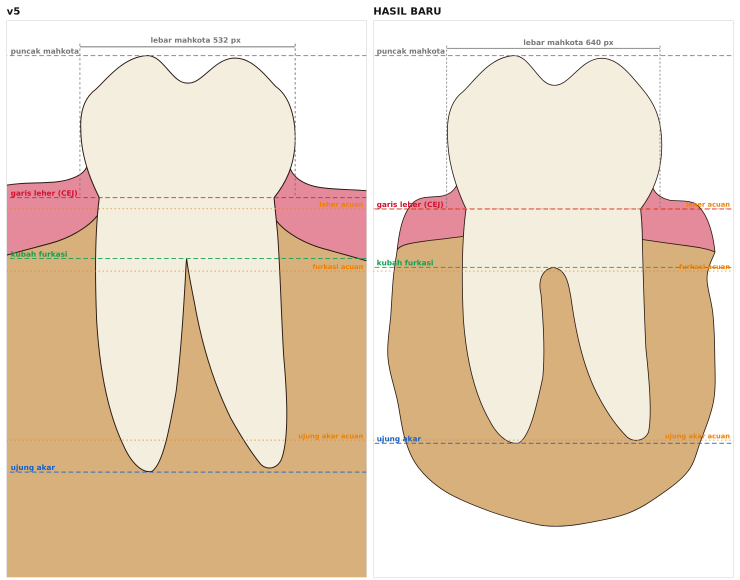
#> input picture brand/anatomy-style/render/siluet-2-v5-vs-baru.png, 2220 x 1740 px, given in place of siluet-ref.png, which was not available (shown at 1/3 size)
$ python bandingkan-siluet.py
#> lines starting #> are read from the running program, lines starting #| are printed output that depends on the picture
"""Perbandingan SILUET (gigi + gusi + massa tulang) dengan LEBAR MAHKOTA SAMA (640 px) dan POSISI PUNCAK MAHKOTA SAMA (y=235).
Panel mentah dibuat oleh siluet-banding.cjs (render/siluet-{ref,v5,baru}.png). Skrip ini menyusunnya:
  render/siluet-1-acuan-vs-baru.png   acuan (ditelusuri tangan dari gambar AI) | hasil baru
  render/siluet-2-v5-vs-baru.png      v5 | hasil baru
Garis: puncak mahkota (abu), leher/CEJ (merah), kubah furkasi (hijau), ujung akar (biru) = garis tiap gambar sendiri; garis oranye titik-titik = leher, furkasi, ujung akar ACUAN sebagai pembanding."""
import os
from PIL import Image, ImageDraw, ImageFont
here = os.path.dirname(os.path.abspath(__file__)); out = os.path.join(here, 'render')
try: font = ImageFont.truetype('/usr/share/fonts/truetype/dejavu/DejaVuSans-Bold.ttf', 30)
except Exception: font = ImageFont.load_default()
def panel(names, title, path):
#> called with title = ''
    ims = [Image.open(f'{out}/siluet-{n}.png').convert('RGB').crop((0, 130, 1080, 1800)) for n, _ in names]
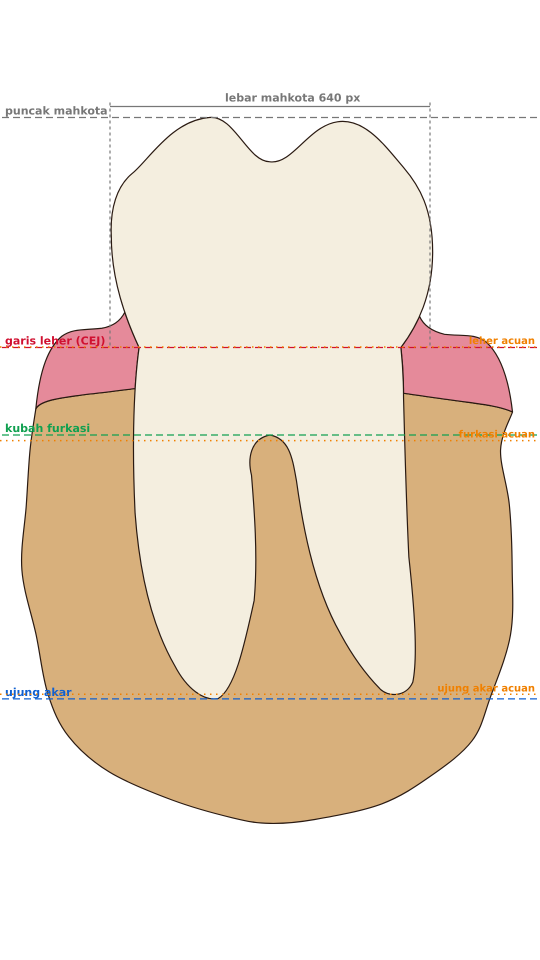
#> input picture brand/anatomy-style/render/siluet-baru.png, 1080 x 1920 px (shown at 1/2 size)
#> ims = 2 items
    W = sum(i.width for i in ims) + 20 * (len(ims) + 1); H = ims[0].height + 70
#> after `W = sum((i.width for i in ims)) + 20 * (len(ims) + 1)`: W = 2220
#> after `H = ims[0].height + 70`: H = 1740
    cv = Image.new('RGB', (W, H), (255, 255, 255)); d = ImageDraw.Draw(cv); x = 20
#> after `cv = Image.new('RGB', (W, H), (255, 255, 255))`: cv: PIL image 2220x1740 RGB; every value is 255
    for (n, cap), im in zip(names, ims):
        d.text((x, 16), cap, fill=(20, 20, 20), font=font); cv.paste(im, (x, 62)); d.rectangle([x, 62, x + im.width - 1, 62 + im.height - 1], outline=(180, 180, 180)); x += im.width + 20
#> this loop made 2 passes
#> (n, cap, x) on passes 1 to 2: ('ref', 'ACUAN (siluet ditelusuri dari gambar AI)', 1120), ('baru', 'HASIL BARU', 2220)
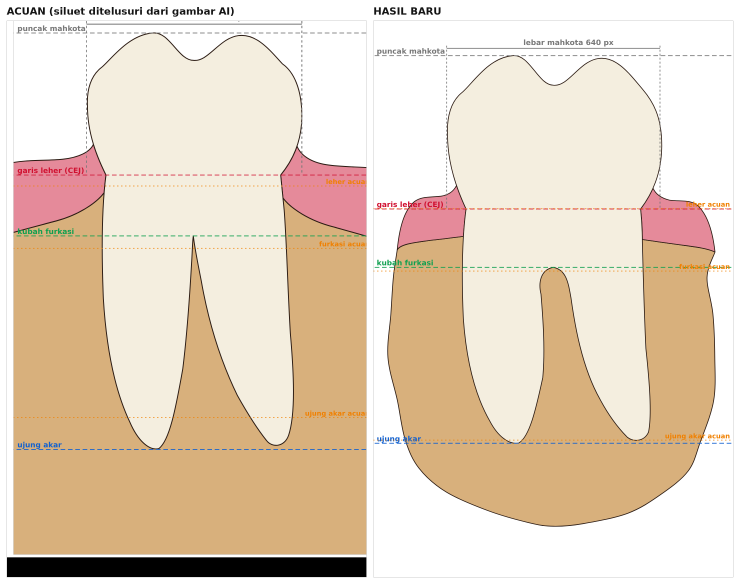
#> cv: PIL image 2220x1740 RGB (shown at 1/3 size); mean R, G, B 230.3, 212.1, 191.3
#> after the loop, x = 2220
    cv.save(path); print('ok', os.path.basename(path), cv.size)
#| ok siluet-1-acuan-vs-baru.png (2220, 1740)
panel([('ref', 'ACUAN (siluet ditelusuri dari gambar AI)'), ('baru', 'HASIL BARU')], '', f'{out}/siluet-1-acuan-vs-baru.png')
panel([('v5', 'v5'), ('baru', 'HASIL BARU')], '', f'{out}/siluet-2-v5-vs-baru.png')
#> call 2 of panel, with title = ''
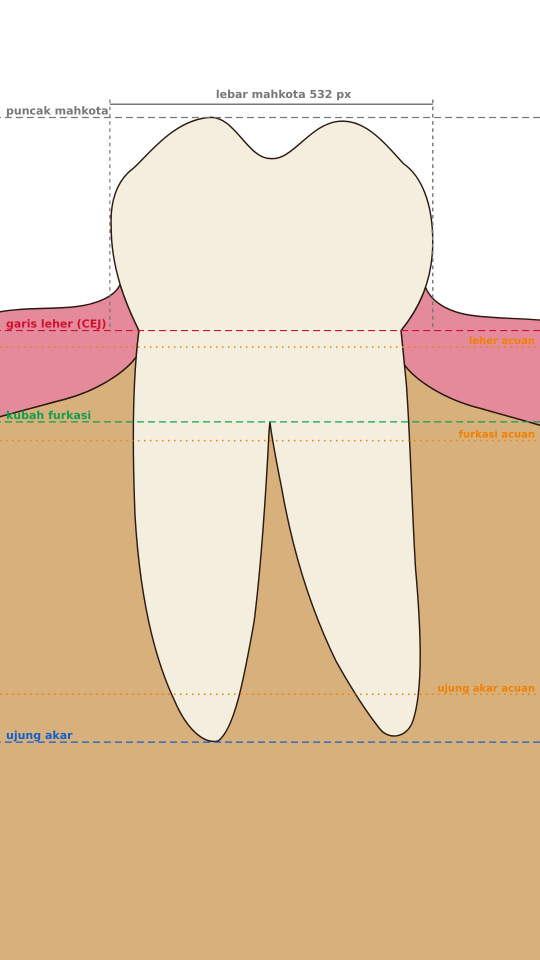
#> input picture brand/anatomy-style/render/siluet-v5.png, 1080 x 1920 px (shown at 1/2 size)
#> the loop in panel (call 2), `for (n, cap), im in zip(names, ims):` made 2 passes
#> in panel, cv is the input picture: PIL image 2220x1740 RGB; mean R, G, B 234.6, 216.1, 195
#| ok siluet-2-v5-vs-baru.png (2220, 1740)
